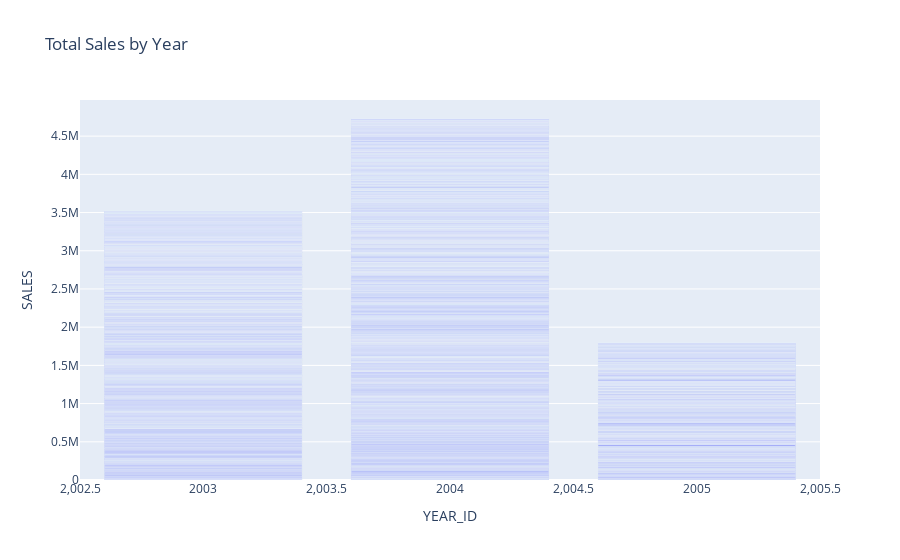

Notebook cell for this chart:
### Code cell
import plotly.express as px

fig = px.bar(df, x='YEAR_ID', y='SALES', title='Total Sales by Year')
fig.show()

### Figure 1 — Plotly figure (JSON) as saved in the notebook; plotly's stock layout.template omitted (floating-point values rounded to 4 significant figures; data arrays with more than 128 entries replaced by an {"elided": "..."} marker saying what was removed)
{"data": [{"alignmentgroup": "True", "hovertemplate": "YEAR_ID=%{x}<br>SALES=%{y}<extra></extra>", "legendgroup": "", "marker": {"color": "#636efa", "pattern": {"shape": ""}}, "name": "", "offsetgroup": "", "orientation": "v", "showlegend": false, "textposition": "auto", "type": "bar", "x": {"elided": "2823 int values"}, "xaxis": "x", "y": {"elided": "2823 float values"}, "yaxis": "y"}], "layout": {"autosize": true, "barmode": "relative", "legend": {"tracegroupgap": 0}, "title": {"text": "Total Sales by Year"}, "xaxis": {"anchor": "y", "autorange": true, "domain": [0, 1], "range": [2002.0, 2006.0], "title": {"text": "YEAR_ID"}, "type": "linear"}, "yaxis": {"anchor": "x", "autorange": true, "domain": [0, 1], "range": [0, 4973000.0], "title": {"text": "SALES"}, "type": "linear"}}}
